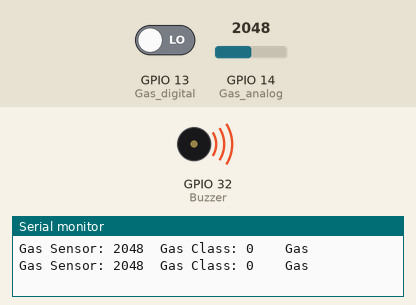
A sketch run on a simulated ESP32. On the bench: buzzer (waves = sounding, pin HIGH), the last lines printed to the serial monitor. The inputs (shaded band) are chosen by the test bench; at power-on: GPIO 14 (Gas_analog) = 2048, GPIO 13 (Gas_digital) LOW.

Above: at 2.8 s.
2.9 s: GPIO 14 (Gas_analog) set to 18
6.4 s: GPIO 14 (Gas_analog) set to 14
At 7.7 s:
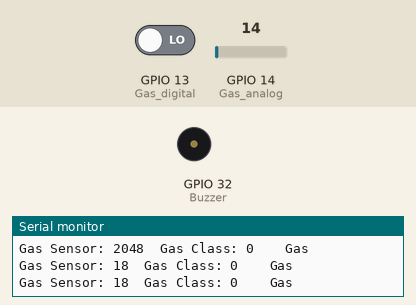
10.5 s: GPIO 14 (Gas_analog) set to 491
At 11.8 s:
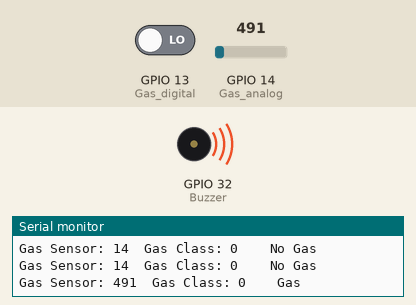
16.5 s: GPIO 14 (Gas_analog) set to 0
At 17.0 s:
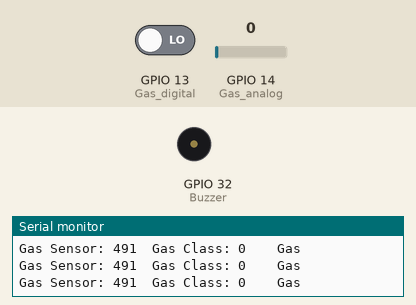
Timing chart, 0 to 19.5 s (numbered marks = the images above; inputs shaded):
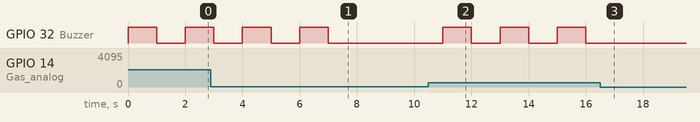

Measured:
- the behaviour switches between 16 and 15 on GPIO 14 (Gas_analog) (found by bisection; images 0 and 1)
- after the input at 6.4 s, GPIO 32 (Buzzer): goes on until 7.0 s, then stays LOW
- after the input at 10.5 s, GPIO 32 (Buzzer): alternates HIGH for 1.0 s and LOW for 1.0 s, starting after 0.50 s
- after the input at 16.5 s, GPIO 32 (Buzzer): stops changing and stays LOW
- by itself, GPIO 32 (Buzzer): alternates HIGH for 1.0 s and LOW for 1.0 s

The sketch:

gasesp322.ino
```cpp
int Buzzer = 32;        // used for ESP32
int Gas_analog = 14;    // used for ESP32
int Gas_digital = 13;   // used for ESP32

void setup() {
  Serial.begin(115200);
  pinMode(Buzzer, OUTPUT);
  pinMode(Gas_digital, INPUT);
}

void loop() {
  int gassensorAnalog = analogRead(Gas_analog);
  int gassensorDigital = digitalRead(Gas_digital);

  Serial.print("Gas Sensor: ");
  Serial.print(gassensorAnalog);
  Serial.print("\t");
  Serial.print("Gas Class: ");
  Serial.print(gassensorDigital);
  Serial.print("\t");
  Serial.print("\t");

  if (gassensorAnalog > 15) {
    Serial.println("Gas");
    digitalWrite (Buzzer, HIGH) ; //send tone
    delay(1000);
    digitalWrite (Buzzer, LOW) ;  //no tone
  }
  else {
    Serial.println("No Gas");
  }
  delay(1000);
}
```
